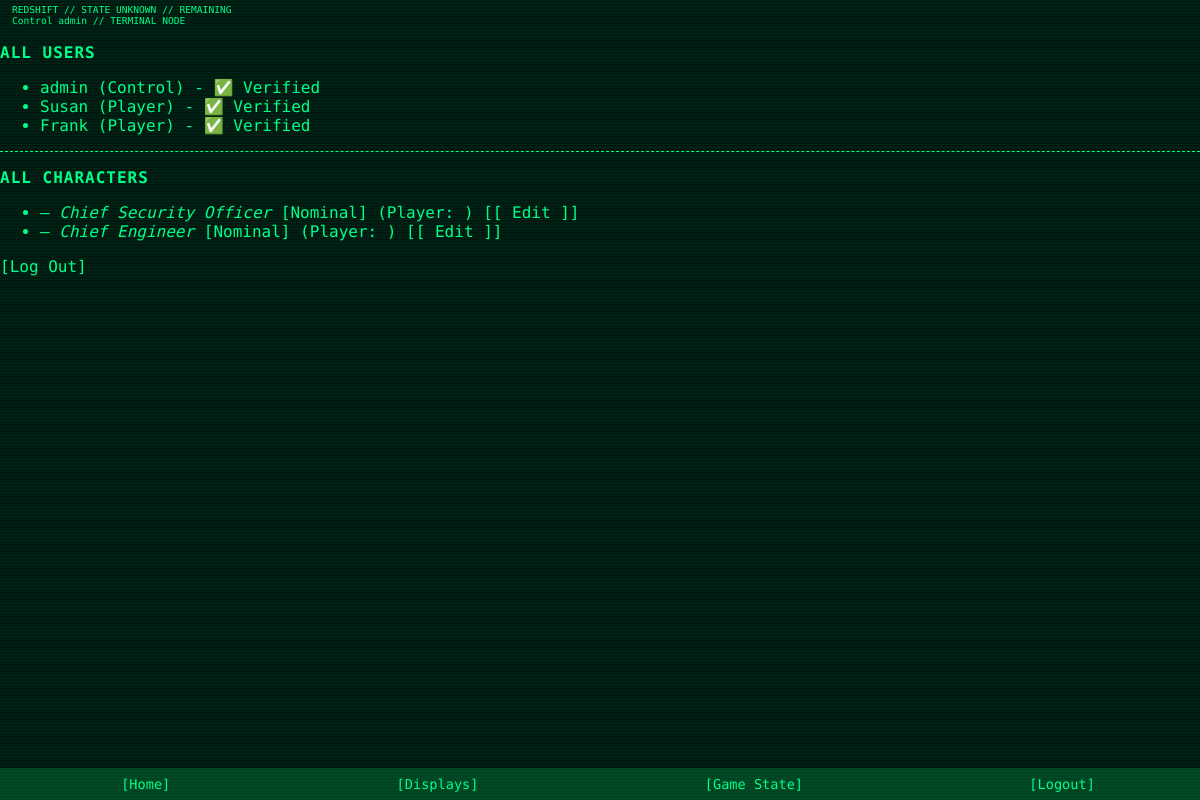
The page /dashboard (signed in) on the database its author committed.
### app/models.py (models this page shows)
class User(UserMixin, db.Model):
    id = db.Column(db.Integer, primary_key=True)
    username = db.Column(db.String(64), unique=True, nullable=False)
    email = db.Column(db.String(120), unique=True, nullable=False)
    password = db.Column(db.String(128), nullable=False)
    is_verified = db.Column(db.Boolean, default=False)
    role = db.Column(db.String(20), default='Player')  # 'Player' or 'Control'
    theme = db.Column(db.String(32), default='theme-green')
    character = db.relationship("Character", backref="user", uselist=False)

class Character(db.Model):
    id = db.Column(db.Integer, primary_key=True)
    first_name = db.Column(db.String(64))
    surname = db.Column(db.String(64))
    position = db.Column(db.String(100))
    affiliation = db.Column(db.String(100))
    status = db.Column(db.String(50), default="Nominal")
    image_filename = db.Column(db.String(128))  # optional
    abilities = db.Column(db.PickleType, default=list)   # List of strings
    conditions = db.Column(db.PickleType, default=list)  # List of strings (empty at start)
    items = db.Column(db.PickleType, default=list)        # List of strings
    claim_code = db.Column(db.String(16), unique=True, nullable=True)
    claimed = db.Column(db.Boolean, default=False)
    user_id = db.Column(db.Integer, db.ForeignKey('user.id'), nullable=True)

### app/routes.py (the view, shortened to what this page needs)
@main_bp.route('/dashboard')
@login_required
def dashboard():
    if current_user.role == 'Control':
        from .models import User, Character
        all_users = User.query.all()
        all_characters = Character.query.all()
        return render_template('control/dashboard.html', users=all_users, characters=all_characters)

### app/models.py (called while the page is built)
@login_manager.user_loader
def load_user(user_id):
    return User.query.get(int(user_id))

### app/templates/control/dashboard.html
{% extends "base.html" %}
{% block content %}
<h1>Control Dashboard</h1>
<h2>All Users</h2>
<ul>
  {% for user in users %}
    <li>{{ user.username }} ({{ user.role }}) - {{ '✅ Verified' if user.is_verified else '❌ Unverified' }}</li>
  {% endfor %}
</ul>
<hr>
<h2>All Characters</h2>
<ul>
  {% for char in characters %}
    <li>
      {{ char.name }} – <em>{{ char.position }}</em> [{{ char.status }}] (Player: {{ char.user.username }})
      <a href="{{ url_for('main.edit_character_control', char_id=char.id) }}">[ Edit ]</a>
    </li>
  {% endfor %}
</ul>
<a href="{{ url_for('auth.logout') }}">Log Out</a>
{% endblock %}

### app/templates/base.html (shortened to what this page needs)
<!DOCTYPE html>
<html lang="en">
<head>
  <link rel="stylesheet" href="{{ url_for('static', filename='css/retro.css') }}">
</head>
<body class="{{ current_user.theme if current_user.is_authenticated else 'theme-green' }}">
<div class="top-bar">
  REDSHIFT //
  {% if state %} {{ state.current_phase }} {% else %} STATE UNKNOWN {% endif %}
   // {{ time_remaining }} REMAINING<br/>
   {{ current_user.role if current_user.is_authenticated else "GUEST" }} {{ current_user.username }} // TERMINAL NODE
</div>
  {% block content %}{% endblock %}
<div class="nav-bar-bottom">
  {% if current_user.is_authenticated %}
  <a href="{{ url_for('main.dashboard') }}">Home</a>
    {% if current_user.role == 'Control' %}
    <a href="{{ url_for('main.manage_displays') }}">Displays</a>
    <a href="{{ url_for('main.control_game_state') }}">Game State</a>
    {% else %}
      {% if character %}
        <a href="{{ url_for('main.edit_character') }}">Edit</a>
      {% else %}
        <a href="{{ url_for('main.create_character') }}">Create Char</a>
      {% endif %}
    {% endif %}
    <a href="{{ url_for('auth.logout') }}">Logout</a>
  {% else %}
    <a href="{{ url_for('auth.login') }}">Login</a>
    <a href="{{ url_for('auth.register') }}">Register</a>
  {% endif %}
</div>
</body>
</html>

### app/static/css/retro.css (style rules this page uses)
:root { --color-bg: #001a11; }
.theme-green { --color-fg: #00ff88; --color-accent: #00ffaa; --color-border: #00cc88; --color-muted: #004422; }
@media (min-width: 600px) { body { background-color: var(--color-bg); color: var(--color-fg); font-family: 'Share Tech Mono', monospace; margin: 0; padding: 0; animation: flickerAnim 3.6s infinite alternate; } }
@media (min-width: 600px) { a, h1, h2, h3, p, label, input, textarea, button, .nav-bar, .panel { animation: flickerAnim 3.6s infinite alternate; } }
@media (min-width: 600px) { body::before { content: ""; position: fixed; top: 0; left: 0; width: 100%; height: 100%; pointer-events: none; background: repeating-linear-gradient( to bottom, rgba(0, 255, 136, 0.05) 0px, rgba(0, 255, 136, 0.05) 1px, transparent 1px, transparent 3px ); z-index: 9999; animation: roll 60s linear infinite; } }
a { text-decoration: none; color: var(--color-fg) }
a:before { content: "["; color: var(--color-fg) }
a:after { content: "]"; color: var(--color-fg) }
h1, h2, h3, label { text-transform: uppercase; letter-spacing: 1px; font-size: 1rem; }
hr { border: none; border-top: 1px dashed var(--color-fg); margin: 1rem 0; }
.top-bar { position: fixed; top: 0; width: 100%; font-size: 0.6rem; background-color: var(--color-bg); color: var(--color-fg); display: flex; justify-content: left; padding: 0.25rem 0.75rem; z-index: 100; }
.nav-bar-bottom { position: fixed; bottom: 0; width: 100%; background-color: var(--color-muted); display: flex; justify-content: space-around; padding: 0.5rem; z-index: 100; }
.nav-bar-bottom a { font-size: 0.85rem; color: var(--color-fg); text-decoration: none; }

### rows shown on the page
User: role "Control", username "admin", is_verified "✅ Verified"
User: username "Susan", role "Player", is_verified "✅ Verified"
User: username "Frank", role "Player", is_verified "✅ Verified"
Character: position "Chief Security Officer", status "Nominal"
Character: position "Chief Engineer", status "Nominal"
